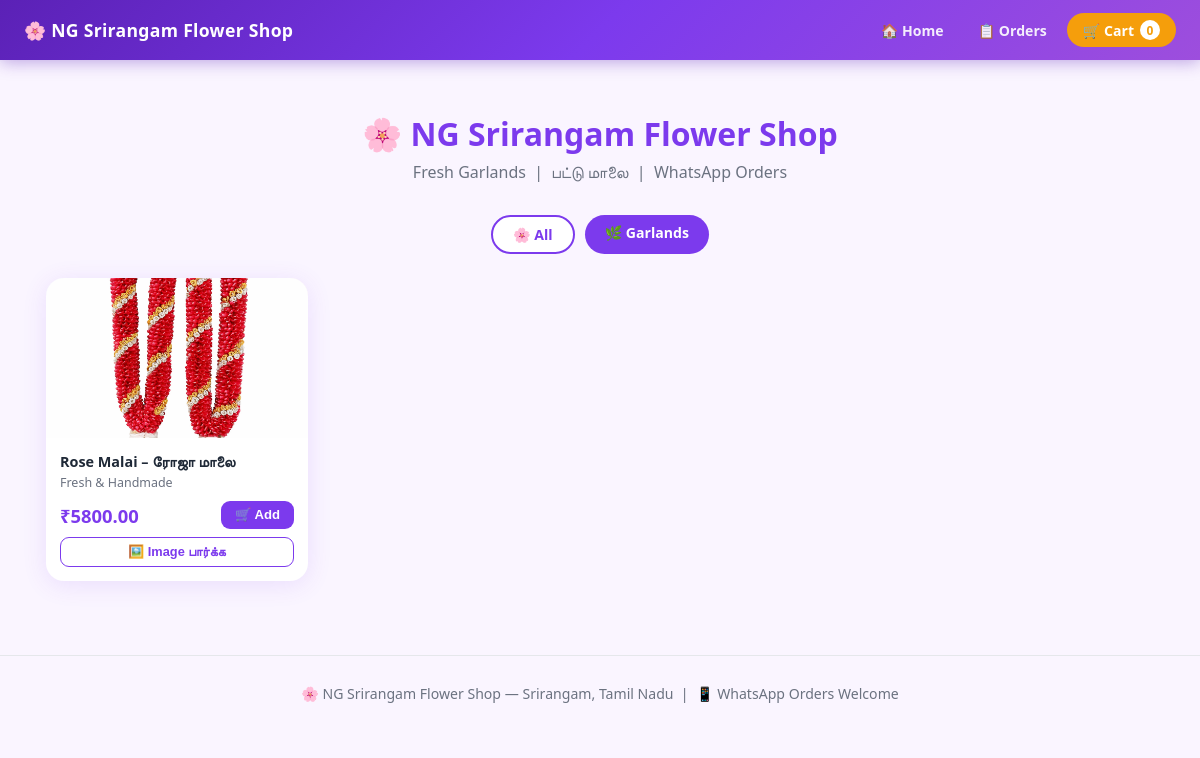
/?cat=garlands, run on the app's committed database.
### shop/models.py (models this page shows, shortened)
class Category(models.Model):
    name = models.CharField(max_length=100)
    icon = models.CharField(max_length=10, default='🌸')
    slug = models.SlugField(unique=True)

class Product(models.Model):
    category    = models.ForeignKey(Category, on_delete=models.CASCADE)
    name        = models.CharField(max_length=200)
    description = models.TextField(default='Fresh & Handmade')
    price       = models.DecimalField(max_digits=8, decimal_places=2)
    emoji       = models.CharField(max_length=10, default='🌸')
    bg_class    = models.CharField(max_length=50, default='bg-pink')
    badge       = models.CharField(max_length=50, blank=True)
    stock       = models.IntegerField(default=100)
    image       = models.ImageField(upload_to='products/', blank=True, null=True)
    image_url   = models.URLField(blank=True, null=True)
    created_at  = models.DateTimeField(auto_now_add=True)
    def get_image(self):
        if self.image:
            return self.image.url
        elif self.image_url:
            return self.image_url
        return ""   # ❗ return empty string (not None)

### shop/views.py (the view)
# urls.py: path('',                        views.index,         name='index'),
def index(request):
    categories = Category.objects.all()
    cat_slug   = request.GET.get('cat', '')
    products   = Product.objects.filter(category__slug=cat_slug) if cat_slug \
                 else Product.objects.all()
    return render(request, 'shop/index.html', {
        'products': products, 'categories': categories,
        'selected_cat': cat_slug, 'cart_count': _cart_count(request),
    })

### shop/views.py (called while the page is built)
def _sk(request):
    if not request.session.session_key:
        request.session.create()
    return request.session.session_key

def _cart_count(request):
    return CartItem.objects.filter(session_key=_sk(request)).count()

### shop/templates/shop/index.html (shortened to what this page needs)
{% extends 'shop/base.html' %}
{% block content %}
<div style="max-width:1140px;margin:0 auto;padding:24px 16px;">
  <div style="text-align:center;padding:28px 0 16px;">
    <h1 style="font-size:2rem;color:var(--purple);margin-bottom:6px;">🌸 NG Srirangam Flower Shop</h1>
    <p style="color:var(--muted);font-size:1rem;">Fresh Garlands &nbsp;|&nbsp; பட்டு மாலை &nbsp;|&nbsp; WhatsApp Orders</p>
  </div>
  <div style="display:flex;gap:10px;flex-wrap:wrap;justify-content:center;margin:16px 0 24px;">
    <a href="/" style="padding:8px 20px;border-radius:20px;text-decoration:none;font-weight:700;font-size:.88rem;
      {% if not selected_cat %}background:var(--purple);color:#fff;{% else %}background:#fff;color:var(--purple);border:2px solid var(--purple);{% endif %}">
      🌸 All
    </a>
    {% for cat in categories %}
    <a href="/?cat={{ cat.slug }}" style="padding:8px 20px;border-radius:20px;text-decoration:none;font-weight:700;font-size:.88rem;
      {% if selected_cat == cat.slug %}background:var(--purple);color:#fff;{% else %}background:#fff;color:var(--purple);border:2px solid var(--purple);{% endif %}">
      {{ cat.icon }} {{ cat.name }}
    </a>
    {% endfor %}
  </div>
  <div style="display:grid;grid-template-columns:repeat(auto-fill,minmax(210px,1fr));gap:20px;">
    {% for p in products %}
    <div class="card" style="overflow:hidden;transition:transform .2s;"
      onmouseover="this.style.transform='translateY(-5px)'" onmouseout="this.style.transform=''">
      <div style="height:160px;background:linear-gradient(135deg,#ede9fe,#fce7f3);
        position:relative;cursor:pointer;overflow:hidden;"
        onclick="openModal({{ p.pk }},'{% if p.get_image %}{{ p.get_image }}{% endif %}','{{ p.name|escapejs }}','{{ p.price }}')">
        {% if p.get_image %}
          <img src="{{ p.get_image }}" alt="{{ p.name }}"
            style="width:100%;height:160px;object-fit:cover;">
        {% else %}
          <div style="height:100%;display:flex;align-items:center;justify-content:center;font-size:3.5rem;">{{ p.emoji }}</div>
        {% endif %}
      </div>
      <div style="padding:14px;">
        <div style="font-weight:700;font-size:.9rem;line-height:1.35;margin-bottom:3px;">{{ p.name }}</div>
        <div style="color:var(--muted);font-size:.78rem;margin-bottom:10px;">{{ p.description }}</div>
        <div style="display:flex;align-items:center;justify-content:space-between;">
          <span style="font-size:1.15rem;font-weight:800;color:var(--purple);">₹{{ p.price }}</span>
          <button onclick="addToCart({{ p.pk }},this)" class="btn btn-purple btn-sm">🛒 Add</button>
        </div>
        {% if p.get_image %}
        <button onclick="openModal({{ p.pk }},'{{ p.get_image }}','{{ p.name|escapejs }}','{{ p.price }}')"
          style="margin-top:8px;width:100%;padding:6px;border-radius:9px;border:1.5px solid var(--purple);
          background:#fff;color:var(--purple);cursor:pointer;font-size:.8rem;font-weight:700;">
          🖼️ Image பார்க்க
        </button>
        {% endif %}
      </div>
    </div>
    {% empty %}
    <div style="grid-column:1/-1;text-align:center;padding:60px;color:var(--muted);">
      <div style="font-size:3rem;">🌸</div><p style="margin-top:10px;">No products found.</p>
    </div>
    {% endfor %}
  </div>
</div>
{% endblock %}

### shop/templates/shop/base.html (style rules this page uses)
:root { --purple:#7c3aed; --purple-d:#6d28d9; --purple-l:#ede9fe; --pink:#ec4899; --green:#10b981; --amber:#f59e0b; --red:#ef4444; --blue:#3b82f6; --bg:#faf5ff; --card:#fff; --text:#1f2937; --muted:#6b7280; --border:#e5e7eb; --shadow:0 4px 24px rgba(124,58,237,.12); }
* { box-sizing:border-box;margin:0;padding:0; }
body { font-family:'Segoe UI',sans-serif;background:var(--bg);color:var(--text); }
.btn { display:inline-flex;align-items:center;justify-content:center;gap:6px; padding:10px 22px;border-radius:12px;font-size:.95rem;font-weight:700; cursor:pointer;border:none;text-decoration:none;transition:.2s;line-height:1; }
.btn-purple { background:var(--purple);color:#fff; }
.btn-sm { padding:7px 14px;font-size:.82rem;border-radius:9px; }
.card { background:var(--card);border-radius:18px;box-shadow:var(--shadow); }

### data on the page
Category: icon "🌿", name "Garlands"
Product: get_image (picture), name "Rose Malai – ரோஜா மாலை", description "Fresh & Handmade", price "5800.00"

### other printed values
{{ cart_count }} "0"
